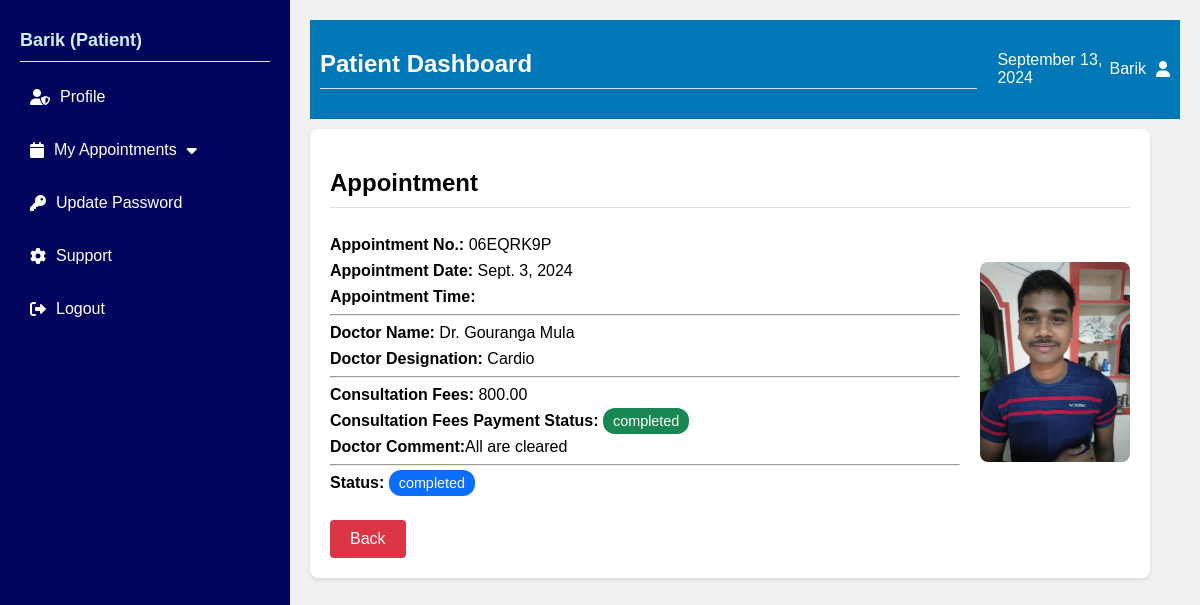
/view_appointments/06EQRK9P/ (signed in), run on the app's committed database.
### doctorapp/models.py (models this page shows, shortened)
class Appointment(models.Model):
    STATUS_CHOICES = [
        ('booked', 'Booked'),
        ('cancelled', 'Cancelled'),
        ('completed', 'Completed'),
    ]
    CONSULTATION_STATUS_CHOICES = [
        ('pending', 'Pending'),
        ('completed', 'Completed'),
        ('failed', 'Failed'),
    ]
    apt_no = models.CharField(max_length=20,primary_key=True)
    apt_date = models.DateField()
    doctor = models.ForeignKey(DoctorProfile, on_delete=models.CASCADE)
    patient = models.ForeignKey(PatientProfile, on_delete=models.CASCADE)
    patient_name = models.CharField(max_length=255)
    patient_email = models.EmailField()
    patient_phone = models.CharField(max_length=20)
    patient_age = models.PositiveIntegerField()
    patient_dob = models.DateField()
    patient_gender = models.CharField(max_length=10)
    patient_comment = models.TextField(blank=True, null=True)
    doctor_comment = models.TextField(blank=True, null=True)
    consultation_fees = models.DecimalField(max_digits=10, decimal_places=2, default=0.00)
    status = models.CharField(max_length=20, choices=STATUS_CHOICES, default='booked')
    consultation_status = models.CharField(max_length=20, choices=CONSULTATION_STATUS_CHOICES, default='pending')

### authapp/models.py (models this page shows, shortened)
class DoctorProfile(models.Model):
    user = models.OneToOneField(User, on_delete=models.CASCADE)
    phone = models.CharField(max_length=20)
    department = models.ForeignKey(Department, on_delete=models.SET_NULL, null=True)
    gender = models.CharField(max_length=10, choices=[('male', 'Male'), ('female', 'Female'), ('other', 'Other')])
    designation = models.CharField(max_length=100, blank=True, null=True)
    qualification = models.CharField(max_length=100, blank=True, null=True)
    experience = models.PositiveIntegerField(default=0)
    specialization = models.CharField(max_length=100, blank=True, null=True)
    bio = models.TextField(max_length=500, blank=True, null=True)
    consultant_fees = models.DecimalField(max_digits=10, decimal_places=2, default=0.00)
    profile_image = models.ImageField(upload_to='images/', blank=True, null=True)
    address = models.CharField(max_length=255, blank=True, null=True)
    is_doctor = models.BooleanField(default=True)
    def get_full_name(self):
        return f"Dr. {self.user.first_name} {self.user.last_name}"

### patientapp/views.py (the view)
# urls.py: path('view_appointments/<str:apt_no>/', view_appointments_view, name="view_appointments"),
@login_required
def view_appointments_view(request, apt_no):
    appointment = get_object_or_404(Appointment, apt_no=apt_no)
    doctor_profile = appointment.doctor
    patient_profile = appointment.patient
    context = {
        'appointment': appointment,
        'doctor_profile': doctor_profile,
        'patient_profile': patient_profile,
    }
    return render(request, 'view_appointment.html', context)

### patientapp/templates/view_appointment.html (shortened to what this page needs)
{% load static %}
<!DOCTYPE html>
<html lang="en">
<head>
    <link rel="stylesheet" type="text/css" href="{% static 'css/patientcss/styles.css' %}">
  <link rel="stylesheet" href="https://cdnjs.cloudflare.com/ajax/libs/font-awesome/6.0.0-beta3/css/all.min.css">
</head>
<body>
  <div class="container">
    <nav class="sidebar">
        <div class="logo">
            <h2>{{ request.session.user_name }} (Patient)</h2>
        </div>
        <ul class="nav-links">
            <li><a href="{% url 'patient_profile' %}"><i class="fas fa-user-shield"></i> Profile</a></li>
            <li class="dropdown">
                <a href="" class="dropdown-toggle"><i class="fas fa-calendar"></i> My Appointments <i class="fas fa-caret-down"></i></a>
            </li>
            <li><a href="{% url 'patient_update_password' %}"><i class="fas fa-key"></i> Update Password</a></li>
            <li><a href="{% url 'website' %}"><i class="fas fa-cog"></i> Support</a></li>
            <li><a href="{% url 'logout' %}"><i class="fas fa-sign-out-alt"></i> Logout</a></li>
        </ul>
    </nav>
    <div class="main-content">
        <header>
            <h2>Patient Dashboard</h2>
            <div class="date"></div>
            <div class="user-profile">
                <span>{{ request.session.user_name }}</span>
                <i class="fas fa-user"></i>
            </div>
        </header>
      <div class="container-appointment">
        <div class="appointment-card">
          <h2>Appointment</h2>
          <div class="appointment-info">
            <p><strong>Appointment No.:</strong> {{ appointment.apt_no }}</p>
            <p><strong>Appointment Date:</strong> {{ appointment.apt_date }}</p>
            <p><strong>Appointment Time:</strong> {{ appointment.apt_time }}</p>
            <hr>
            <p><strong>Doctor Name:</strong> {{ doctor_profile.get_full_name }}</p>
            <p><strong>Doctor Designation:</strong> {{ doctor_profile.designation }}</p>
            <hr>
            <p><strong>Consultation Fees:</strong> {{ doctor_profile.consultant_fees }}</p>
            <p><strong>Consultation Fees Payment Status:</strong> <span class="badge paid">{{appointment.consultation_status}}</span></p>
            <p><strong>Doctor Comment:</strong>{{ appointment.doctor_comment }}</p>
            <hr>
            <p><strong>Status:</strong> <span class="badge booked">{{appointment.status}}</span></p>
          </div>
          <div class="doctor-image">
            <img src="{{ doctor_profile.profile_image.url }}" alt="Doctor Image">
          </div>
        </div>
        <a href="{% url 'today_appointments' %}" class="back-button" style="text-decoration: none;">Back</a>
      </div>
    </div>
  </div>
</body>
</html>

### static/css/patientcss/styles.css (style rules this page uses)
body { font-family: 'Arial', sans-serif; margin: 0; padding: 0; background-color: #f8f9fa; }
.container { display: flex; }
.sidebar { width: 250px; background-color: #03045e; height: 100vh; color: white; padding: 20px; }
.logo h2 { text-align: center; font-size: 18px; margin: 10px 0; color: #caf0f8; }
.nav-links { list-style-type: none; padding: 0; }
.nav-links li { margin-bottom: 15px; }
.nav-links a { text-decoration: none; color: white; font-size: 16px; display: flex; align-items: center; padding: 10px; border-radius: 5px; transition: background 0.3s; }
.nav-links i { margin-right: 10px; }
.dropdown { position: relative; }
.fa-caret-down { padding-left: 10px; }
.main-content { background-color: #f1f1f1; flex-grow: 1; padding: 20px; }
header { display: flex; justify-content: space-between; align-items: center; background-color: #0077b6; padding: 10px; color: white; }
header .date { margin-left: 20px; }
header .user-profile { display: flex; align-items: center; }
header .user-profile i { margin-left: 10px; }
.container-appointment { background-color: white; border-radius: 8px; padding: 20px; box-shadow: 0 2px 4px rgba(0, 0, 0, 0.1); max-width: 800px; width: 100%; margin-top: 10px; }
.appointment-card { display: flex; flex-wrap: wrap; justify-content: space-between; align-items: center; }
h2 { width: 100%; margin-bottom: 20px; font-size: 1.5rem; border-bottom: 1px solid #dee2e6; padding-bottom: 10px; }
.appointment-info { flex: 1; min-width: 280px; }
.appointment-info p { margin: 8px 0; }
.doctor-image { flex-shrink: 0; margin-left: 20px; max-width: 150px; }
.doctor-image img { width: 100%; border-radius: 8px; }
.badge { padding: 5px 10px; border-radius: 12px; color: white; font-size: 0.9rem; }
.badge.paid { background-color: #198754; }
.badge.booked { background-color: #0d6efd; }
.back-button { margin-top: 20px; padding: 10px 20px; background-color: #dc3545; color: white; border: none; border-radius: 4px; cursor: pointer; display: inline-block; }
h2 { margin-bottom: 20px; font-size: 1.5rem; border-bottom: 1px solid #dee2e6; padding-bottom: 10px; display: flex; align-items: center; }

### data on the page
Appointment: apt_no "06EQRK9P", apt_date "Sept. 3, 2024", consultation_status "completed", doctor_comment "All are cleared", status "completed"
DoctorProfile: get_full_name "Dr. Gouranga Mula", designation "Cardio", consultant_fees "800.00", profile_image (picture)

### other printed values
{{ request.session.user_name }} "Barik"
